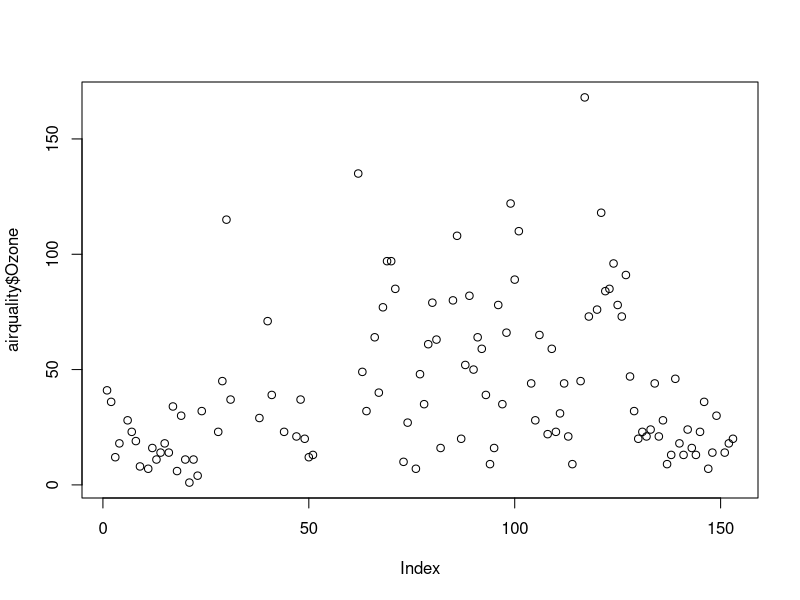

Write R code to recreate this figure. (Note: this script raises an error after producing the figure.)
#Loading Data
data("airquality")
str(airquality)
head(airquality)
summary(airquality)
#Ozone and wind relation
plot(airquality$Ozone)
#Ozone and wind relation
plot(airquality$ozone,airquality$Wind)
plot(airquality$Ozone,xlab="ozone concetration",ylab = "No of Instances",main = "Ozone levels in NY",col="darkred")
#Solar Radiation
hist(airquality$Solar.R,main = "Solar Radiation values in Air",xlab = "Solar Rad",col="red")